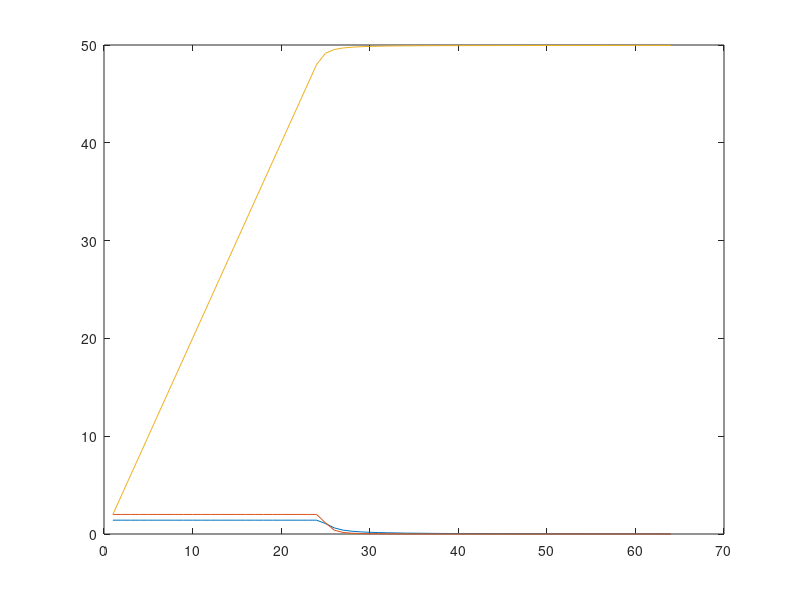

Write MATLAB code to recreate this figure.
function test_kl_evs
c=1;
a=1;

N=100;

clc
fun1=@(w)(c-w.*tan(a*w));
w1=fsolve_mult( fun1, 0, N )

fun2=@(w)(w+c.*tan(a*w));
w2=fsolve_mult( fun2, 0, N )

w=sort( [w1 w2] )
sig=sqrt( 2*c./(w.^2+c^2) )
lam=sig.^2

plot(sig); hold all
plot(lam)
plot(cumsum(lam))
hold off
sum(sig.^2)
1

function w=fsolve_mult( fun, x0, x1 )
%%
wc=linspace(x0,x1,1000);
fv=abs(fun(wc));
fs=sign( fv(2:end)-fv(1:end-1));
mins=find(2*fs(2:end)+fs(1:end-1)==1)+1;

wcan=wc(mins);
for i=1:length(wcan)
    w0=wcan(i);
    opts=optimset( 'display', 'off', 'TolFun', 1e-10 );
    %[x,fval,flag]=fsolve( fun, w0, opts ); % defined in optim toolbox
    [x,fval,flag]=fzero( fun, w0, opts ); % doesn't work so well with fzero, however
    w(i)=x;
end
%%
plot( wc, fv ); hold on;
plot( wcan, 0, 'b*' )
plot( wcan, fun(wcan), 'ko' )
plot( w, fun(w), 'rx' )
ylim([-1,1])
hold off;


